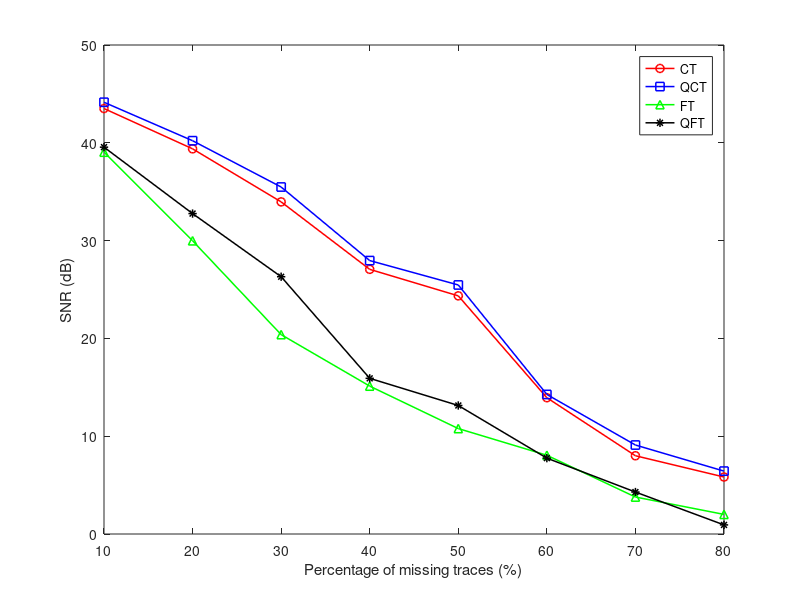

Write MATLAB code to recreate this figure. (Note: this script raises an error after producing the figure.)
% 添加路径，包含所有子目录
addpath(genpath('./SeisPlot'));

% 清除命令窗口、变量和关闭所有图形窗口
clc; clear; close all;

% 加载数据文件 Q_value.mat，假设文件中包含变量 qx1, qx2, qx3, qx4
load Q_value.mat

% 定义 r 和 yti 的值，分别用于 x 轴和 y 轴的刻度
r = 10:10:80; % r 是 x 轴的刻度，从 10 到 80，步长为 10
yti = 0:5:45; % yti 是 y 轴的刻度，从 0 到 45，步长为 5

% 创建一个新图形窗口
figure,

% 绘制第一条曲线，红色圆圈标记，线宽为 1.1
plot(r, qx1, 'r-o', 'linewidth', 1.1), hold on, 

% 绘制第二条曲线，蓝色方块标记，线宽为 1.1
plot(r, qx2, 'b-s', 'linewidth', 1.1),

% 绘制第三条曲线，绿色三角标记，线宽为 1.1
plot(r, qx3, 'g-^', 'linewidth', 1.1), 

% 绘制第四条曲线，黑色星号标记，线宽为 1.1
plot(r, qx4, 'k-*', 'linewidth', 1.1), 

% 添加图例，分别对应四条曲线
legend('CT', 'QCT', 'FT', 'QFT')

% 设置 x 轴标签
xlabel('Percentage of missing traces (%)'), 

% 设置 y 轴标签
ylabel('SNR (dB)'), 

% 设置 x 轴和 y 轴的刻度
tickset(r, yti)

% 在图形的左上角添加文本标注 (a)，字体为 Times New Roman，字号为 20
text(1.5, 45.5, '(a)', 'Fontname', 'times new roman', 'fontsize', 20),

% 调整图形的边框，使其更紧凑
box on